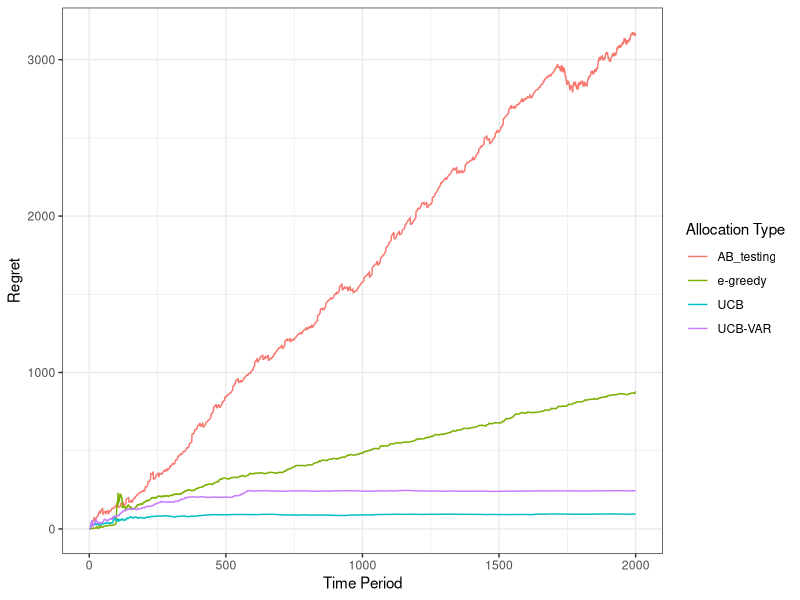

This figure's R source: (Note: this script raises an error after producing the figure.)
library(ggplot2)
library(dplyr)
library(tidyr)
library(ggrepel)

setwd("G:\\My Drive\\Research\\Contextual Bandits\\code\\bandits\\MAB_VAR")


df <- read.csv("output.csv")

df$x = 1:nrow(df)
df_regret <- df %>% select(x, ab_regret, ucb_regret, eps_regret, mix_regret)  %>% rename(`AB_testing` = ab_regret,
                                                                                         `UCB` = ucb_regret,
                                                                                         `e-greedy` = eps_regret,
                                                                                         `UCB-VAR` = mix_regret) %>%
  gather("type", "regret", 2:5)

ggplot(df_regret) + geom_line(aes(x=x, y=regret, color=type))+ theme_bw()+
  labs(x='Time Period', y = 'Regret', color="Allocation Type")+ ggsave("regret.png", width = 8, height = 4)

df_mean_rmse <- df %>% select(x, ab_mean_rmse, ucb_mean_rmse, eps_mean_rmse, mix_mean_rmse) %>% rename(`AB_testing` = ab_mean_rmse,
                                                                                                       `UCB` = ucb_mean_rmse,
                                                                                                       `e-greedy` = eps_mean_rmse,
                                                                                                       `UCB-VAR` = mix_mean_rmse) %>%
  gather("type", "mean_rmse", 2:5)

ggplot(df_mean_rmse) + geom_point(aes(x=x, y=mean_rmse, color=type), size=0.5)+ labs(x='Time Period', y = 'RMSE of Mean')+ theme_bw() +
  ggsave("mean_rmse.png", width = 6, height = 4)

df_var_rmse <- df %>% select(x, ab_var_rmse, ucb_var_rmse, eps_var_rmse, mix_var_rmse) %>% rename(`AB_testing` = ab_var_rmse,
                                                                                                  `UCB` = ucb_var_rmse,
                                                                                                  `e-greedy` = eps_var_rmse,
                                                                                                  `UCB-VAR` = mix_var_rmse) %>%
  gather("type", "var_rmse", 2:5)

ggplot(df_var_rmse) + geom_point(aes(x=x, y=var_rmse, color=type), size=0.5)+ theme_bw()+ guides(colour = guide_legend(override.aes = list(size = 2))) +
  labs(x='Time Period', y = 'RMSE of Variance', color="Allocation Type")+ ggsave("var_rmse.png", width = 8, height = 4)


df <- read.csv("groups.csv")
df$x = 1:nrow(df)
df_group <- df %>% select(x, ab_group, ucb_group, eps_group, mix_group) %>% rename(`AB_testing` = ab_group,
                                                                                   `UCB` = ucb_group,
                                                                                   `e-greedy` = eps_group,
                                                                                   `UCB-VAR` = mix_group) %>% 
  gather("type", "group", 2:5)
ggplot(df_group) + geom_point(aes(x=x, y=factor(group)), shape=1, alpha=0.6) + facet_grid(type ~.) + theme_bw() +
  labs(x='Time Period', y = 'Allocated Group') +
  theme(axis.text.y = element_text(size = 6)) +
  ggsave("group.png", width = 8, height = 4)


df <- read.csv("var.csv")
df_var <- df %>% select(arm, ab_var, ucb_var, eps_var, mix_var) %>% rename(`AB_testing` = ab_var,
                                                                                   `UCB` = ucb_var,
                                                                                   `e-greedy` = eps_var,
                                                                                   `UCB-VAR` = mix_var) %>% 
  gather("type", "var", 2:5) 
df_var[is.na(df_var)] <- 0

df_var$x = rep(rep(1:2000, each=10),4)
true_var = c(4.03757288,3.43165603,0.46557525,0.9803696,3.53352318,3.54460421, 4.56793121,1.04190155, 0.7491534,  3.0408862)
df_var$true_var = rep(true_var, 8000)

df_var$arm = paste("arm ",df_var$arm)
ggplot(df_var) + geom_point(aes(x=x, y=var, color=type), size=0.3) + geom_hline(aes(yintercept=true_var)) +
  facet_wrap(~arm, nrow=5) + theme_bw() + 
  labs(x='Time Period', y = 'Variance Estimate', color="Allocation Type") +  theme(legend.position="bottom")+
  theme(axis.text.y = element_text(size = 6)) + guides(colour = guide_legend(override.aes = list(size = 2))) +
  ggsave("var.png", width = 8, height = 10) 
